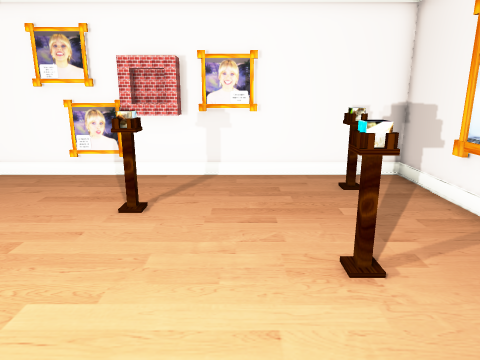
[1] (above)

12 first-person views from a walk through a Unity game level. The camera is 1.5 m above the floor, tilts 14° down and sees 70° across. The floor is counted in squares, 0.5 m on a side. Each view is taken from the middle of a square. On the plan, view 1 faces up. The plan holds only what a view shows up to about 20 squares ahead; the rest is blank. The player character is not drawn. Some animated figures are left out.

[2]
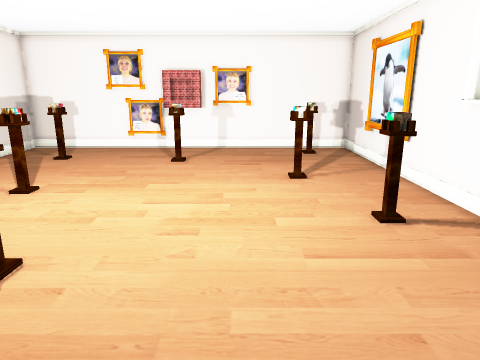

[3]
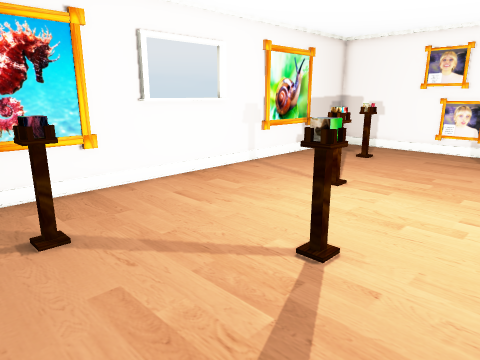

[4]
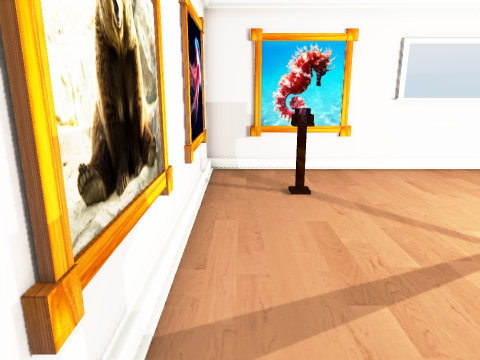

[5]
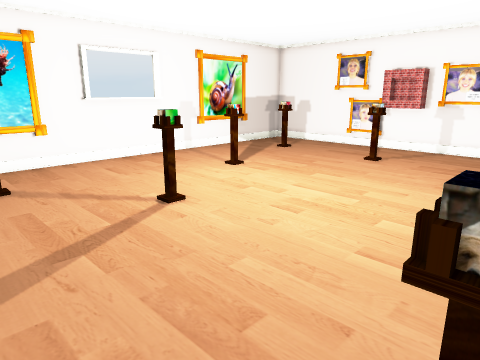

[6]
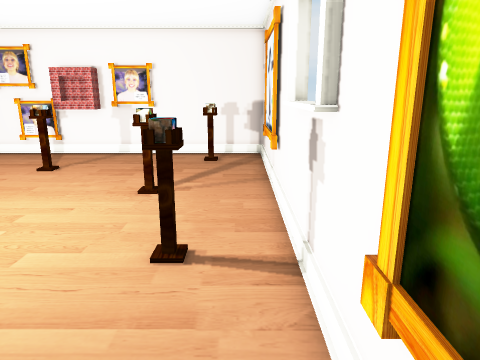

[7]
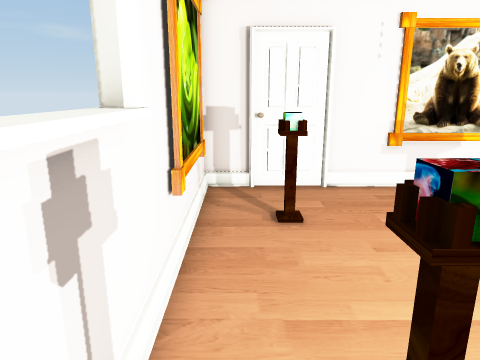

[8]
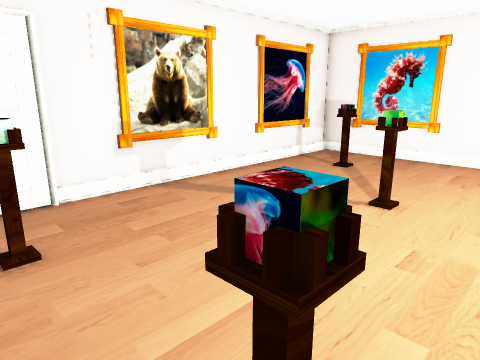

[9]
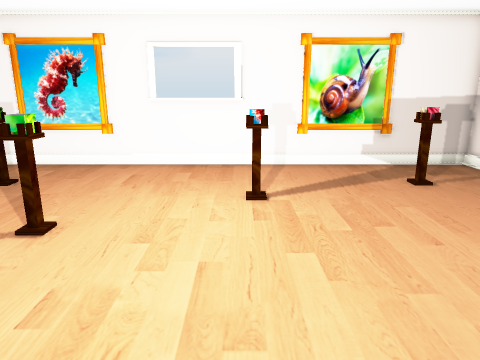

[10]
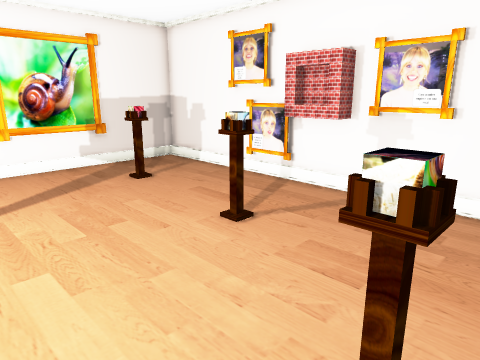

[11]
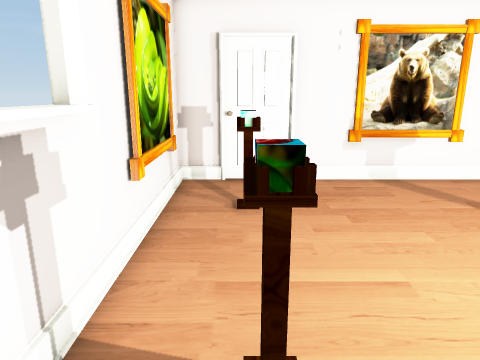

[12]
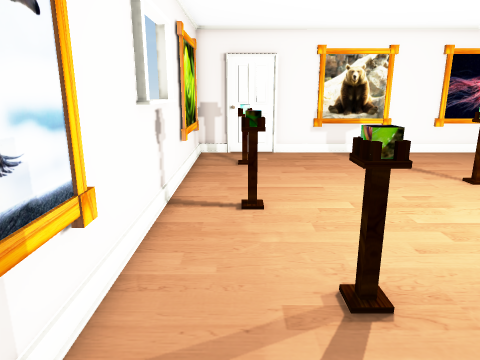

### Floor plan
Points are (right, up) in squares from view 1. A wall is a line through its corners. A room is listed if a view was taken in it or the views show most of it. See-through windows are left out.
Room 1 (views 1, 2, 3, 4, 5, 6, 7, 8, 9, 10, 11, 12)
walls: (-6.5, 3.9) (-6.5, 3.4); (-6.7, 3.9) (-6.7, 3.4); (1.8, 5.9) (2.4, 5.9) (2.4, 5.4); (2.3, 5.9) (2.3, 5.4); (2.5, 5.7) (1.8, 5.7); (-8.4, 8.9) (-8.9, 8.9); (-11.9, 3.1) (-11.9, -0.9); (6, 5.4) (6, 9.6); (6, -0.6) (6, 2.5); (-7.4, 13.1) (-12, 13.1) (-12, -8.4) (2.1, -8.4); (2.2, -8.2) (4.6, -8.2); (6, -6.6) (6, -2.5); (4.3, -8) (4.8, -8); (-10.4, -8.2) (0.6, -8.2); (4.6, -8.4) (6.2, -8.4) (6.2, 13.1) (-5.5, 13.1)
low walls: (-11.9, 6) (-11.9, 5.5); (-11.9, -2.5) (-11.9, -3); (-11.9, 9.6) (-11.9, 9.1); (-11.9, -6.1) (-11.9, -6.6)
objects: other object (-9, -5) to (-8, -5); other object (-8, 9); other object (-7, 3); other object (-7, 13); other object (-6, 13); other object (-4, -2) to (-4, -1); other object (-4, 12) to (-2, 13); other object (-3, 9); other object (2, 5); other object (4, -5); other object (4, 1); other object (4, 11)

Where each view was taken, in squares from view 1:
view 1: 0 up, 0 right, facing up
view 2: 7 down, 0 right, facing up
view 3: 7 down, 1 left, facing up-left
view 4: 7 down, 2 right, facing left
view 5: 7 down, 4 right, facing up-left
view 6: 5 down, 5 right, facing up
view 7: 3 up, 5 right, facing down
view 8: 2 up, 5 right, facing down-left
view 9: 3 up, 3 right, facing left
view 10: 3 up, 3 right, facing up-left
view 11: 4 up, 4 right, facing down
view 12: 10 up, 4 right, facing down
